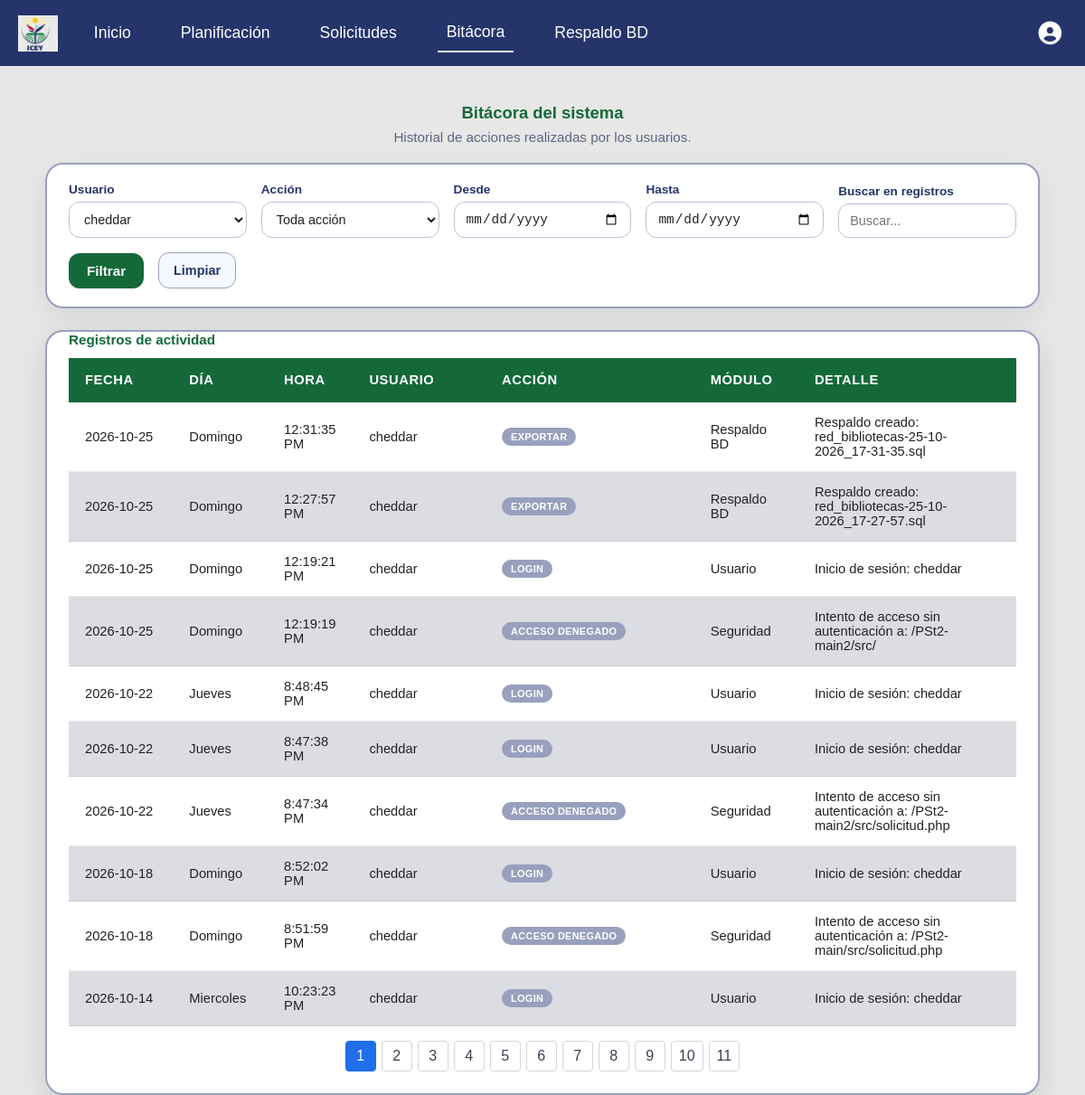
The page /bitacora.php?id_usu=11 (signed in) on the database as committed earlier.
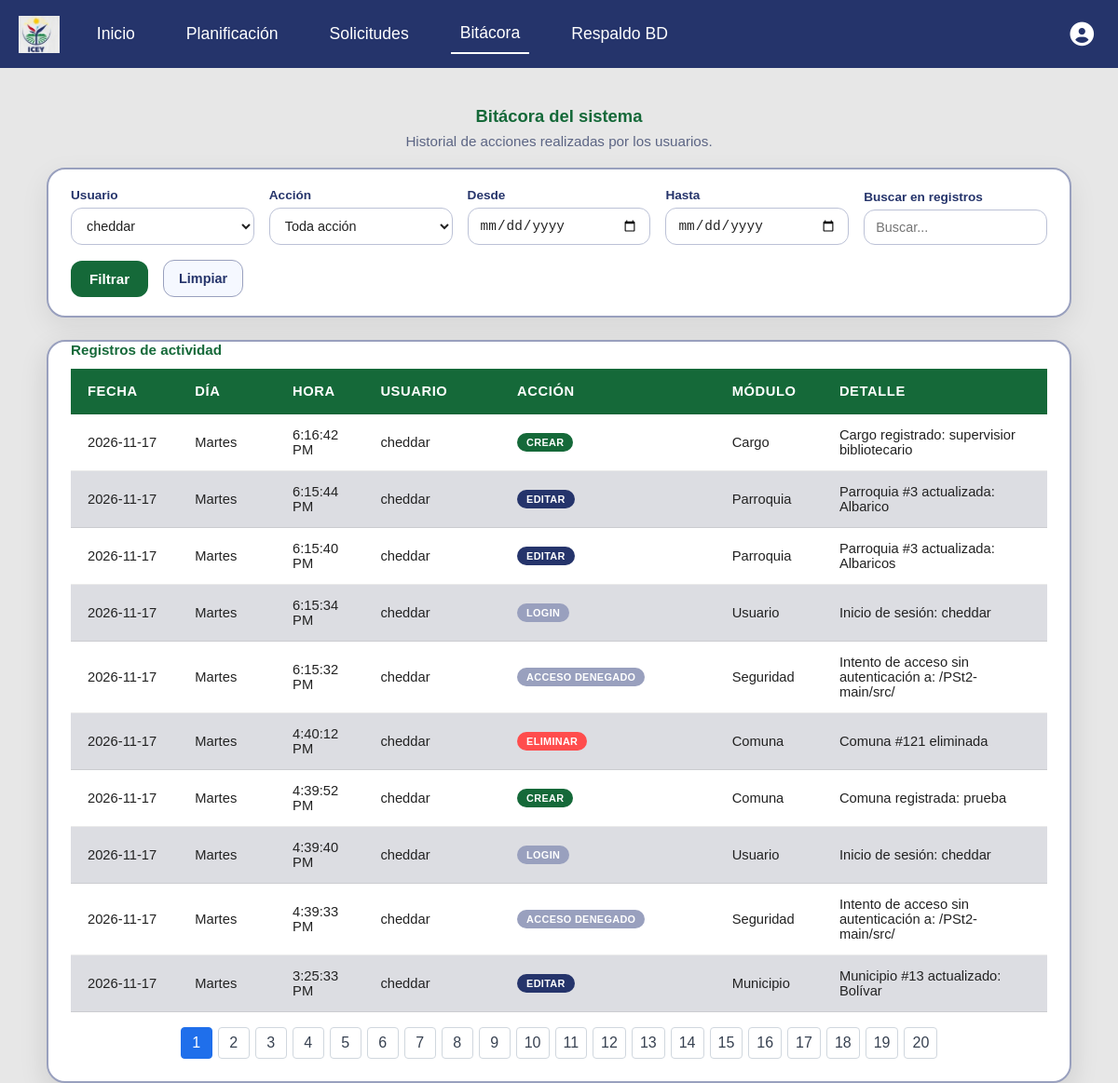
The same page on the database as committed later.
### tables this page shows
CREATE TABLE `bitacora` (
  `id` int(10) NOT NULL AUTO_INCREMENT,
  `nom_dia` varchar(15) NOT NULL,
  `fecha` date NOT NULL,
  `hora` time NOT NULL,
  `id_usu` int(10) DEFAULT NULL,
  `accion` varchar(30) NOT NULL,
  `descripcion` varchar(50) NOT NULL,
  `detalle` text NOT NULL,
  PRIMARY KEY (`id`),
  KEY `id_usu` (`id_usu`),
  KEY `fecha` (`fecha`),
  CONSTRAINT `bitacora_ibfk_1` FOREIGN KEY (`id_usu`) REFERENCES `usuario` (`id`) ON DELETE CASCADE
);

### modelos/modelo_bitacora.php (called while the page is built, shortened)
<?php
function obtener_bitacora($conex, $filtros = []) {
    $where = [];
    $params = [];
    if (!empty($filtros['id_usu'])) {
        $where[] = "b.id_usu = ?";
        $params[] = $filtros['id_usu'];
    }
        $sql = "SELECT b.id, b.nom_dia, b.fecha, b.hora, b.id_usu, b.accion, b.descripcion, b.detalle,
                 COALESCE(u.nombre, 'No autenticado') AS nombre_usuario
            FROM bitacora b
             LEFT JOIN usuario u ON u.id = b.id_usu";
    if (!empty($where)) {
        $sql .= " WHERE " . implode(" AND ", $where);
    }
    $sql .= " ORDER BY b.fecha DESC, b.hora DESC, b.id DESC";
    try {
        $stmt = $conex->prepare($sql);
        $stmt->execute($params);
        return $stmt->fetchAll(PDO::FETCH_ASSOC);
    } catch (PDOException $e) {
        error_log("Fallo al consultar bitácora: " . $e->getMessage());
        return [];
    }
}
?>

### src/bitacora.php (the view, shortened to what the changed rows need)
<?php
require_once __DIR__ . '/../modelos/modelo_bitacora.php';
$conex = Conexion::conectar();
$filtros = [
    'id_usu'      => $_GET['id_usu']      ?? '',
    'accion'      => $_GET['accion']      ?? '',
    'fecha_desde' => $_GET['fecha_desde'] ?? '',
    'fecha_hasta' => $_GET['fecha_hasta'] ?? '',
];
$busqueda = isset($_GET['q']) && is_string($_GET['q']) ? trim($_GET['q']) : '';
$registros = obtener_bitacora($conex, $filtros);
$registrosPorPagina = 10;
$paginaActual = max(1, intval($_GET['page'] ?? 1));
$totalPaginas = max(1, (int)ceil(count($registros) / $registrosPorPagina));
$paginaActual = min($paginaActual, $totalPaginas);
$registros = array_slice($registros, ($paginaActual - 1) * $registrosPorPagina, $registrosPorPagina);
?>
<!DOCTYPE html>
<html lang="es">
<head>
    <link rel="stylesheet" href="./css/main.css">
    <link rel="stylesheet" href="./css/bitacora.css">
    <link rel="stylesheet" href="https://cdnjs.cloudflare.com/ajax/libs/font-awesome/6.5.1/css/all.min.css">
</head>
<body>
<main class="container__bitacora">
    <h1 class="bitacora__title">Bitácora del sistema</h1>
    <div class="tabla__container bitacora__tabla-wrap">
        <table class="bitacora__tabla">
            <caption class="tabla-planificacion__caption">Registros de actividad</caption>
            <thead>
                <tr>
                    <th class="col-fecha">Fecha</th>
                    <th class="col-dia">Día</th>
                    <th class="col-hora">Hora</th>
                    <th class="col-usuario">Usuario</th>
                    <th class="col-accion">Acción</th>
                    <th class="col-modulo">Módulo</th>
                    <th class="col-detalle">Detalle</th>
                </tr>
            </thead>
            <tbody>
                <?php if (empty($registros)): ?>
                    <tr>
                        <td colspan="7" class="bitacora__vacio">No hay registros de bitácora para los filtros seleccionados.</td>
                    </tr>
                <?php else: ?>
                    <?php foreach ($registros as $r):
                        switch (strtolower($r['accion'])) {
                            case 'crear':    $accionClase = 'bitacora__badge--crear';    break;
                            case 'editar':   $accionClase = 'bitacora__badge--editar';   break;
                            case 'eliminar': $accionClase = 'bitacora__badge--eliminar'; break;
                            default:         $accionClase = 'bitacora__badge--login';    break;
                        }
                    ?>
                        <tr>
                            <td data-label="Fecha"><?= htmlspecialchars($r['fecha']) ?></td>
                            <td data-label="Día"><?= htmlspecialchars($r['nom_dia']) ?></td>
                            <td data-label="Hora"><?= htmlspecialchars(date('g:i:s A', strtotime($r['hora']))) ?></td>
                            <td data-label="Usuario"><?= htmlspecialchars($r['nombre_usuario']) ?></td>
                            <td data-label="Acción">
                                <span class="bitacora__badge <?= $accionClase ?>"><?= htmlspecialchars($r['accion']) ?></span>
                            </td>
                            <td data-label="Módulo"><?= htmlspecialchars($r['descripcion']) ?></td>
                            <td data-label="Detalle"><?= htmlspecialchars($r['detalle']) ?></td>
                        </tr>
                    <?php endforeach; ?>
                <?php endif; ?>
            </tbody>
        </table>
        <?php if ($totalPaginas > 1): ?>
            <nav class="paginacion" aria-label="Páginas de bitácora">
                <?php for ($pagina = 1; $pagina <= $totalPaginas; $pagina++): ?>
                    <?php $parametrosPagina = array_merge($filtros, ['q' => $busqueda, 'page' => $pagina]); ?>
                    <a href="?<?php echo htmlspecialchars(http_build_query($parametrosPagina), ENT_QUOTES, 'UTF-8'); ?>"
                       class="paginacion__pagina<?php echo $pagina === $paginaActual ? ' activa' : ''; ?>"
                       <?php echo $pagina === $paginaActual ? 'aria-current="page"' : ''; ?>>
                        <?php echo $pagina; ?>
                    </a>
                <?php endfor; ?>
            </nav>
        <?php endif; ?>
    </div>
</main>
</body>
</html>

Rows that differ between the two databases and show on the page:
no longer on this page (row edited): bitacora: fecha "2026-10-25", nom_dia "Domingo", hora "12:31:35 PM", nombre_usuario "cheddar", accion "EXPORTAR", descripcion "Respaldo BD", detalle "Respaldo creado: red_bibliotecas-25-10-2026_17-31-35.sql"
no longer on this page (row edited): bitacora: fecha "2026-10-25", nom_dia "Domingo", hora "12:27:57 PM", nombre_usuario "cheddar", accion "EXPORTAR", descripcion "Respaldo BD", detalle "Respaldo creado: red_bibliotecas-25-10-2026_17-27-57.sql"
no longer on this page (row edited): bitacora: fecha "2026-10-25", nom_dia "Domingo", hora "12:19:21 PM", nombre_usuario "cheddar", accion "LOGIN", descripcion "Usuario", detalle "Inicio de sesión: cheddar"
no longer on this page (row edited): bitacora: fecha "2026-10-25", nom_dia "Domingo", hora "12:19:19 PM", nombre_usuario "cheddar", accion "ACCESO DENEGADO", descripcion "Seguridad", detalle "Intento de acceso sin autenticación a: /PSt2-main2/src/"
no longer on this page (row edited): bitacora: fecha "2026-10-22", nom_dia "Jueves", hora "8:48:45 PM", nombre_usuario "cheddar", accion "LOGIN", descripcion "Usuario", detalle "Inicio de sesión: cheddar"
no longer on this page (row edited): bitacora: fecha "2026-10-22", nom_dia "Jueves", hora "8:47:38 PM", nombre_usuario "cheddar", accion "LOGIN", descripcion "Usuario", detalle "Inicio de sesión: cheddar"
no longer on this page (row edited): bitacora: fecha "2026-10-22", nom_dia "Jueves", hora "8:47:34 PM", nombre_usuario "cheddar", accion "ACCESO DENEGADO", descripcion "Seguridad", detalle "Intento de acceso sin autenticación a: /PSt2-main2/src/solicitud.php"
no longer on this page (row edited): bitacora: fecha "2026-10-18", nom_dia "Domingo", hora "8:52:02 PM", nombre_usuario "cheddar", accion "LOGIN", descripcion "Usuario", detalle "Inicio de sesión: cheddar"
no longer on this page (row edited): bitacora: fecha "2026-10-18", nom_dia "Domingo", hora "8:51:59 PM", nombre_usuario "cheddar", accion "ACCESO DENEGADO", descripcion "Seguridad", detalle "Intento de acceso sin autenticación a: /PSt2-main/src/solicitud.php"
no longer on this page (row edited): bitacora: fecha "2026-10-14", nom_dia "Miercoles", hora "10:23:23 PM", nombre_usuario "cheddar", accion "LOGIN", descripcion "Usuario", detalle "Inicio de sesión: cheddar"
added bitacora: fecha "2026-11-17", nom_dia "Martes", hora "6:16:42 PM", nombre_usuario "cheddar", accion "CREAR", descripcion "Cargo", detalle "Cargo registrado: supervisior bibliotecario"
added bitacora: fecha "2026-11-17", nom_dia "Martes", hora "6:15:44 PM", nombre_usuario "cheddar", accion "EDITAR", descripcion "Parroquia", detalle "Parroquia #3 actualizada: Albarico"
added bitacora: fecha "2026-11-17", nom_dia "Martes", hora "6:15:40 PM", nombre_usuario "cheddar", accion "EDITAR", descripcion "Parroquia", detalle "Parroquia #3 actualizada: Albaricos"
added bitacora: fecha "2026-11-17", nom_dia "Martes", hora "6:15:34 PM", nombre_usuario "cheddar", accion "LOGIN", descripcion "Usuario", detalle "Inicio de sesión: cheddar"
added bitacora: fecha "2026-11-17", nom_dia "Martes", hora "6:15:32 PM", nombre_usuario "cheddar", accion "ACCESO DENEGADO", descripcion "Seguridad", detalle "Intento de acceso sin autenticación a: /PSt2-main/src/"
added bitacora: fecha "2026-11-17", nom_dia "Martes", hora "4:40:12 PM", nombre_usuario "cheddar", accion "ELIMINAR", descripcion "Comuna", detalle "Comuna #121 eliminada"
added bitacora: fecha "2026-11-17", nom_dia "Martes", hora "4:39:52 PM", nombre_usuario "cheddar", accion "CREAR", descripcion "Comuna", detalle "Comuna registrada: prueba"
added bitacora: fecha "2026-11-17", nom_dia "Martes", hora "4:39:40 PM", nombre_usuario "cheddar", accion "LOGIN", descripcion "Usuario", detalle "Inicio de sesión: cheddar"
added bitacora: fecha "2026-11-17", nom_dia "Martes", hora "4:39:33 PM", nombre_usuario "cheddar", accion "ACCESO DENEGADO", descripcion "Seguridad", detalle "Intento de acceso sin autenticación a: /PSt2-main/src/"
added bitacora: fecha "2026-11-17", nom_dia "Martes", hora "3:25:33 PM", nombre_usuario "cheddar", accion "EDITAR", descripcion "Municipio", detalle "Municipio #13 actualizado: Bolívar"
Other text that changed with them:
new list line: "12"
new list line: "13"
new list line: "14"
new list line: "15"
new list line: "16"
new list line: "17"
new list line: "18"
new list line: "19"
new list line: "20"
